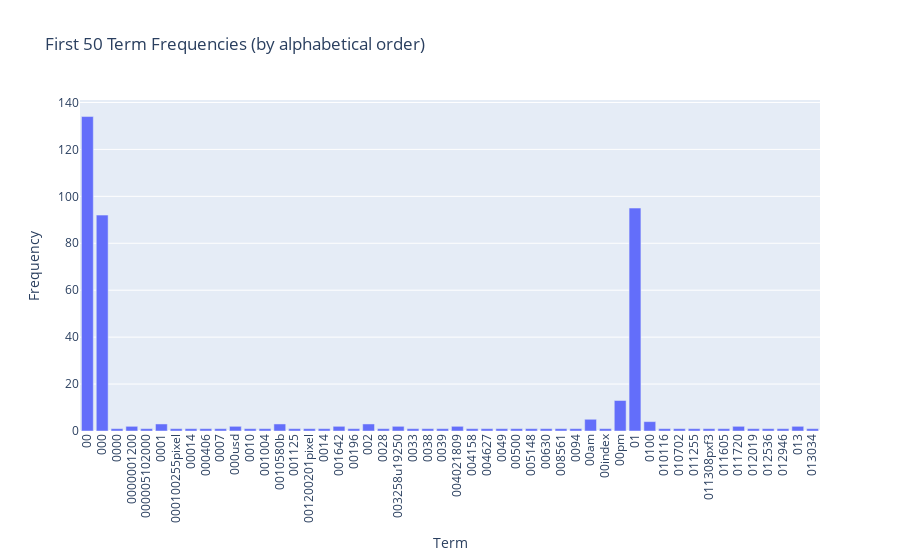

Source (notebook cell):
### Markdown cell above
### >>> **Exercise 13 (take home):** 
The chart above only contains 300 vocabulary in the documents, and it's already computationally intensive to both compute and visualize. Can you efficiently reduce the number of terms you want to visualize as an exercise.

### Code cell
# Answer here

# In this case, we just add a variable to set the number of terms to visualize. It's more efficient because you only need to change
# one variable.

import plotly.express as px

n_terms = 50

term_frequencies = np.asarray(X_counts.sum(axis=0))[0]
df_terms = pd.DataFrame({
    "Term": count_vect.get_feature_names_out()[:n_terms],
    "Frequency": term_frequencies[:n_terms]
})

fig = px.bar(
    df_terms,
    x="Term", y="Frequency",
    title=f"First {n_terms} Term Frequencies (by alphabetical order)")
fig.update_layout(xaxis=dict(tickangle=-90))
fig.show()

### Figure 1 — Plotly figure (JSON) as saved in the notebook; plotly's stock layout.template omitted (floating-point values rounded to 4 significant figures)
{"data": [{"hovertemplate": "Term=%{x}<br>Frequency=%{y}<extra></extra>", "legendgroup": "", "marker": {"color": "#636efa", "pattern": {"shape": ""}}, "name": "", "orientation": "v", "showlegend": false, "textposition": "auto", "type": "bar", "x": ["00", "000", "0000", "0000001200", "000005102000", "0001", "000100255pixel", "00014", "000406", "0007", "000usd", "0010", "001004", "0010580b", "001125", "001200201pixel", "0014", "001642", "00196", "002", "0028", "003258u19250", "0033", "0038", "0039", "004021809", "004158", "004627", "0049", "00500", "005148", "00630", "008561", "0094", "00am", "00index", "00pm", "01", "0100", "010116", "010702", "011255", "011308pxf3", "011605", "011720", "012019", "012536", "012946", "013", "013034"], "xaxis": "x", "y": [134, 92, 1, 2, 1, 3, 1, 1, 1, 1, 2, 1, 1, 3, 1, 1, 1, 2, 1, 3, 1, 2, 1, 1, 1, 2, 1, 1, 1, 1, 1, 1, 1, 1, 5, 1, 13, 95, 4, 1, 1, 1, 1, 1, 2, 1, 1, 1, 2, 1], "yaxis": "y"}], "layout": {"barmode": "relative", "legend": {"tracegroupgap": 0}, "title": {"text": "First 50 Term Frequencies (by alphabetical order)"}, "xaxis": {"anchor": "y", "domain": [0, 1], "tickangle": -90, "title": {"text": "Term"}}, "yaxis": {"anchor": "x", "domain": [0, 1], "title": {"text": "Frequency"}}}}
